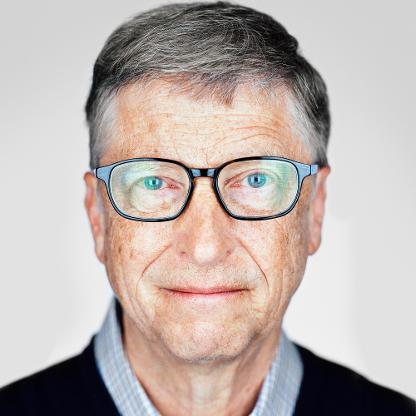
#> input picture bill gates.jpg, 416 x 416 px
$ python main.py
#> lines starting #> are read from the running program, lines starting #| are printed output that depends on the picture; after the words box and inside, x2 and y2 are one past the last pixel; in counts of white or black regions, pixels touching at a corner belong together
import cv2
import numpy
from tkinter.filedialog import *

image = askopenfilename()
#> the answer given: bill gates.jpg
img = cv2.imread(image)
#> img is the input picture: shape (416, 416, 3); mean B, G, R 173.9, 178.3, 189.3

gray = cv2.cvtColor(img, cv2.COLOR_BGR2GRAY)
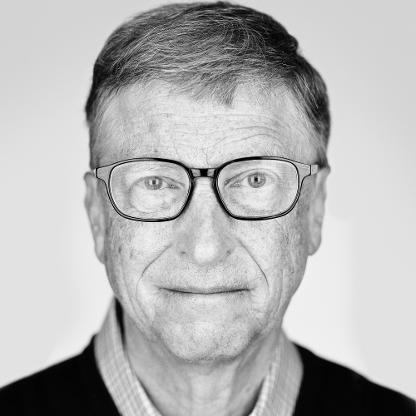
#> gray: shape (416, 416); min 0, max 254, mean 181.1
gray = cv2.medianBlur(gray,5)
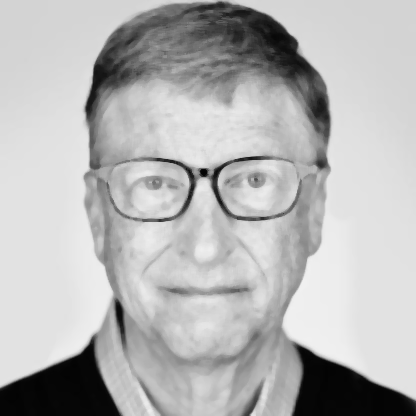
#> gray: shape (416, 416); min 3, max 240, mean 181.5

edges = cv2.adaptiveThreshold(gray,255,cv2.ADAPTIVE_THRESH_MEAN_C, cv2.THRESH_BINARY,9,9)
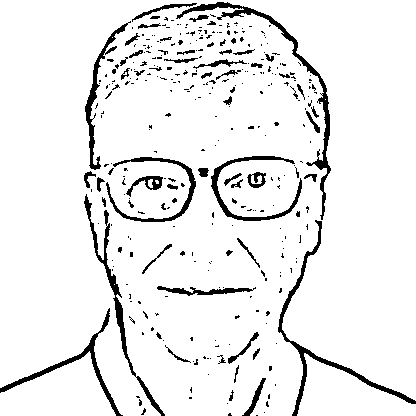
#> edges: shape (416, 416); 92.7% white; 335 black regions (272 under 20 px), largest, box (x1, y1, x2, y2) and area: (176, 2, 331, 220) 1629, (278, 220, 416, 416) 1421, (84, 194, 165, 416) 1189

color = cv2.bilateralFilter(img,9,250,250)
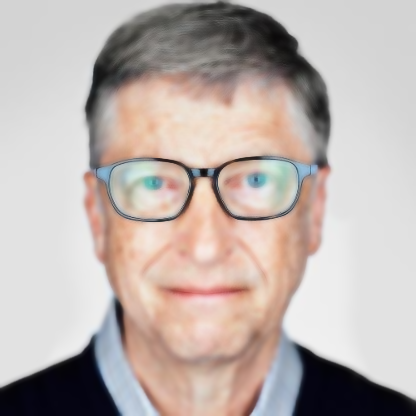
#> color: shape (416, 416, 3); mean B, G, R 174, 178.4, 189.4
cartoon = cv2.bitwise_and(color,color,mask=edges)
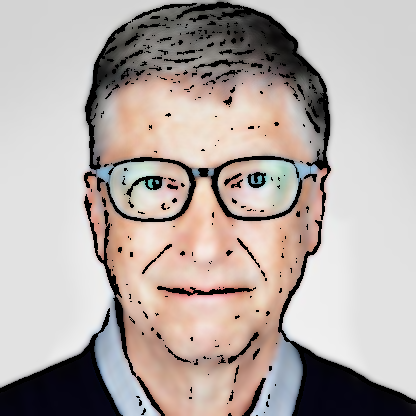
#> cartoon: shape (416, 416, 3); mean B, G, R 166.9, 171.1, 181.1

cv2.imshow("Regular",img)
cv2.imshow('Cartoonized',cartoon)

cv2.imwrite("Finished-result.jpg", cartoon)
cv2.waitKey(0)
cv2.destroyAllWindows()
